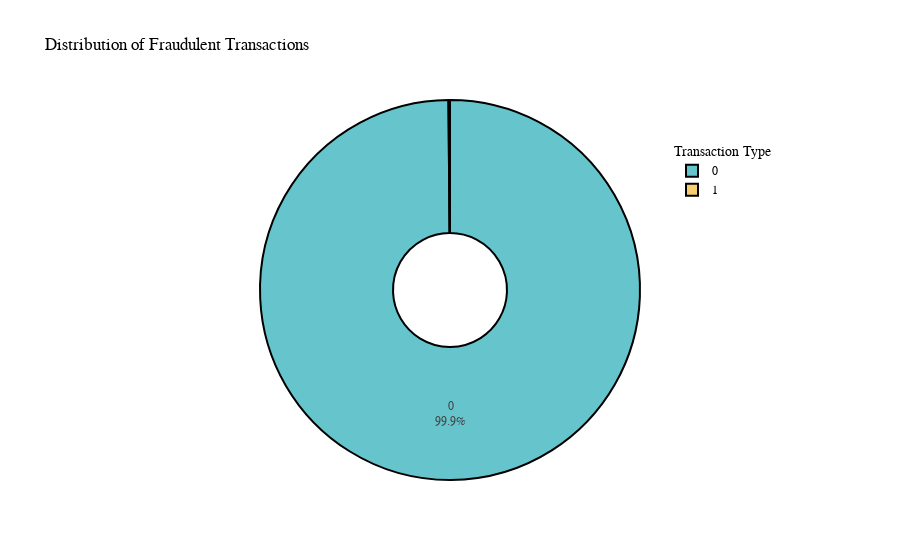

Here is the notebook cell this chart was saved with:
### Code cell
pandas_df = df.groupBy("isFraud").count().toPandas()
fig = px.pie(
       pandas_df,
       values='count',
       names='isFraud',
       title='Distribution of Fraudulent Transactions',
       color_discrete_sequence=px.colors.qualitative.Pastel,  # Customize colors
       hole=0.3  # Add a hole in the center for a donut chart effect
   )

fig.update_traces(
       textposition='inside',  # Show labels inside the slices
       textinfo='percent+label',  # Display percentage and label
       marker=dict(line=dict(color='#000000', width=2))  # Add black borders to slices
   )

fig.update_layout(
       font=dict(family="Arial", size=12, color="black"),  # Customize font
       legend_title="Transaction Type",  # Customize legend title
       legend=dict(x=0.8, y=0.9)  # Position the legend
   )

   # Display the chart
fig.show()

### Figure 1 — Plotly figure (JSON) as saved in the notebook; plotly's stock layout.template omitted (floating-point values rounded to 4 significant figures)
{"data": [{"domain": {"x": [0, 1], "y": [0, 1]}, "hole": 0.3, "hovertemplate": "isFraud=%{label}<br>count=%{value}<extra></extra>", "labels": [1, 0], "legendgroup": "", "marker": {"line": {"color": "#000000", "width": 2}}, "name": "", "showlegend": true, "textinfo": "percent+label", "textposition": "inside", "type": "pie", "values": [8213, 6354407]}], "layout": {"font": {"color": "black", "family": "Arial", "size": 12}, "legend": {"title": {"text": "Transaction Type"}, "tracegroupgap": 0, "x": 0.8, "y": 0.9}, "piecolorway": ["rgb(102, 197, 204)", "rgb(246, 207, 113)", "rgb(248, 156, 116)", "rgb(220, 176, 242)", "rgb(135, 197, 95)", "rgb(158, 185, 243)", "rgb(254, 136, 177)", "rgb(201, 219, 116)", "rgb(139, 224, 164)", "rgb(180, 151, 231)", "rgb(179, 179, 179)"], "title": {"text": "Distribution of Fraudulent Transactions"}}}
